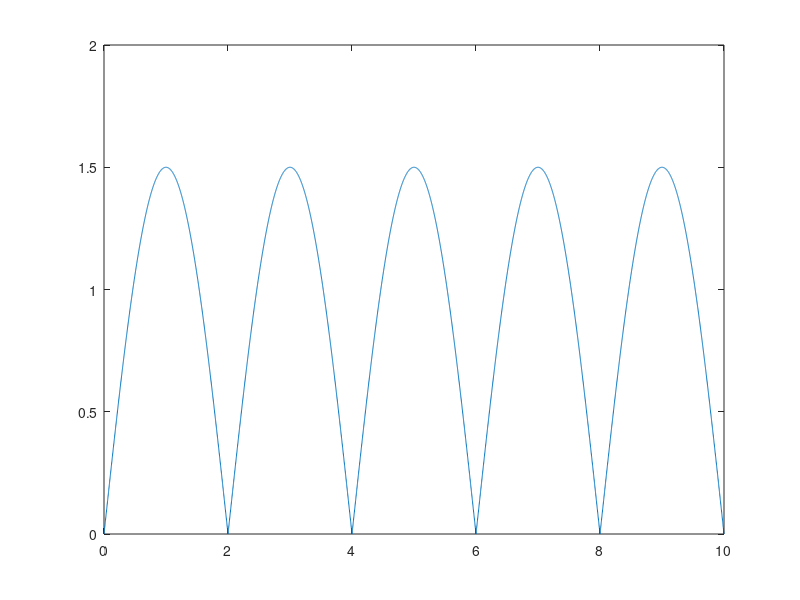
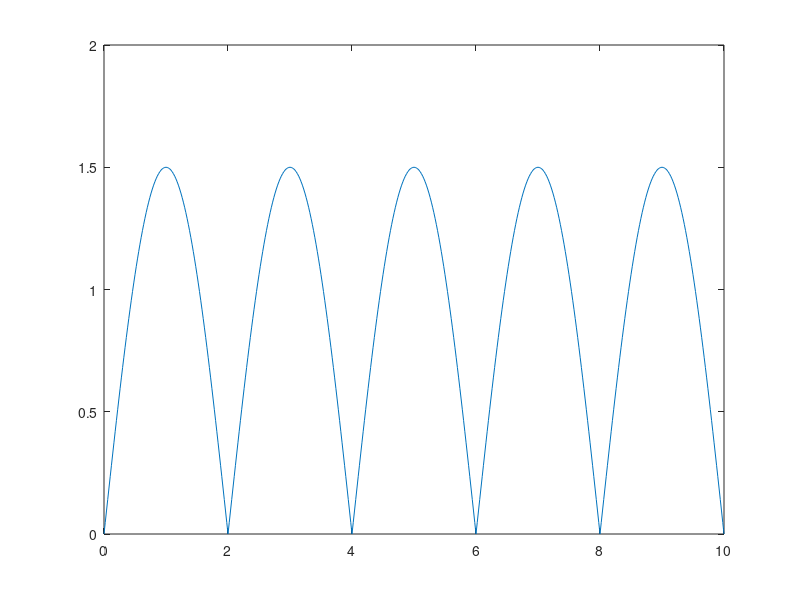
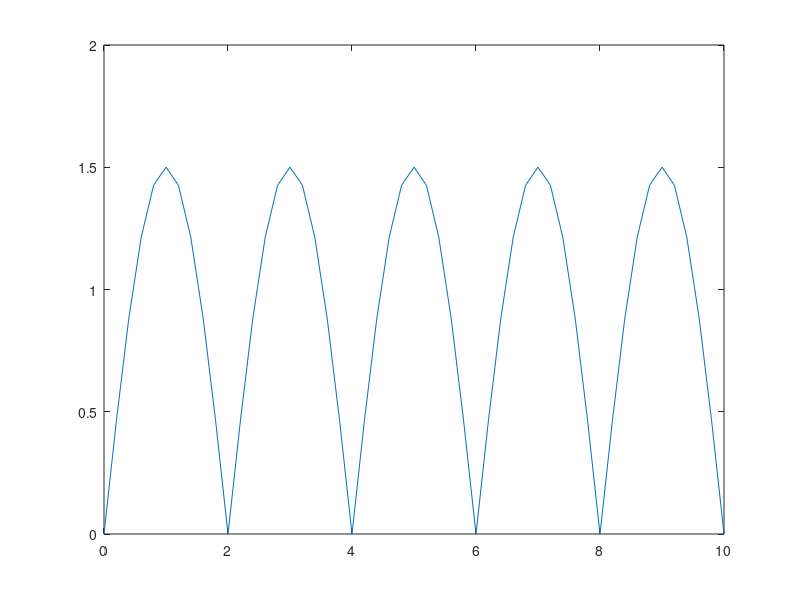

The MATLAB script that drew these images, in order:
t1 = 0:0.002:10;
t2 = 0:0.02:10;
t3 = 0:0.2:10;
f=0.25;
amp=1.5;
 y1= abs(amp*sin(2*pi*f*t1)); %luam toate valorile functiei in modul, deci semnalul devine redresat dubla alternanta
 y2= abs(amp*sin(2*pi*f*t2));
 y3= abs(amp*sin(2*pi*f*t3));
 figure(1)
 plot(t1,y1)
 figure(2)
 plot(t2,y2)
 figure(3)
 plot(t3,y3)